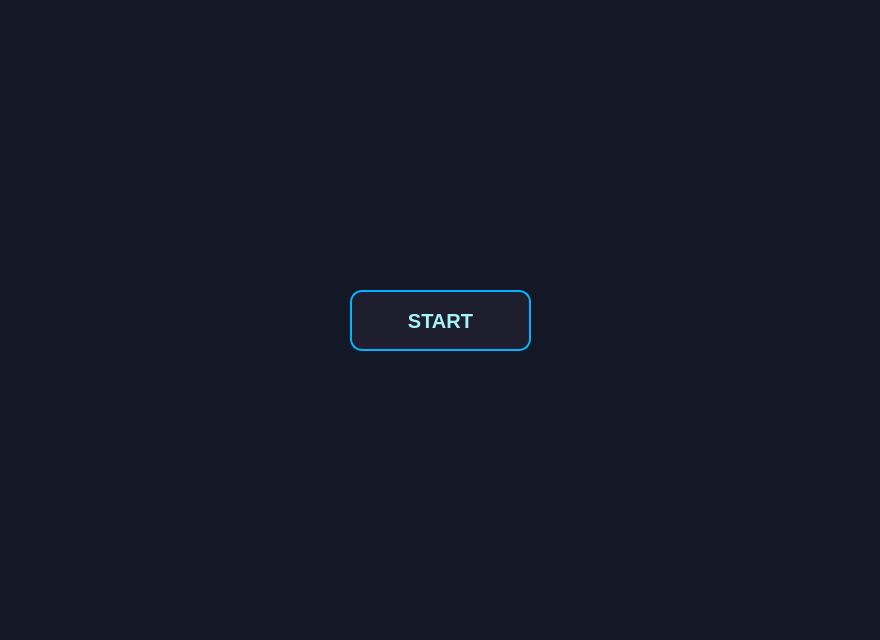
<?xml version="1.0" encoding="UTF-8"?>
<ui version="4.0">
 <class>MainWindow</class>
 <widget class="QDialog" name="MainWindow">
  <property name="geometry">
   <rect>
    <x>0</x>
    <y>0</y>
    <width>880</width>
    <height>640</height>
   </rect>
  </property>
  <property name="mouseTracking">
   <bool>false</bool>
  </property>
  <property name="windowTitle">
   <string>Dialog</string>
  </property>
  <property name="styleSheet">
   <string notr="true">QDialog, QWidget {
    background-color: #121826;
}
</string>
  </property>
  <widget class="QPushButton" name="btnStart">
   <property name="geometry">
    <rect>
     <x>350</x>
     <y>290</y>
     <width>181</width>
     <height>61</height>
    </rect>
   </property>
   <property name="styleSheet">
    <string notr="true">QPushButton {
    background-color: #1E1E2E;
    color: #A5F3FC;
    font-size: 20px;
    font-weight: bold;
    border: 2px solid #00B2FF;
    border-radius: 12px;
    padding: 10px;
    box-shadow: 0px 4px 10px rgba(0, 178, 255, 0.3);
    transition: all 0.2s ease-in-out;
}

QPushButton:hover {
    background-color: #00B2FF;
    color: #1E1E2E;
    border: 2px solid #A5F3FC;
    box-shadow: 0px 4px 15px rgba(165, 243, 252, 0.6);
    transform: scale(1.05);
}

QPushButton:pressed {
    background-color: #0084C9;
    color: #FFFFFF;
    box-shadow: inset 0px 4px 8px rgba(0, 0, 0, 0.5);
    transform: scale(0.95);
}
</string>
   </property>
   <property name="text">
    <string>START</string>
   </property>
   <property name="autoDefault">
    <bool>false</bool>
   </property>
  </widget>
 </widget>
 <resources/>
 <connections/>
</ui>
